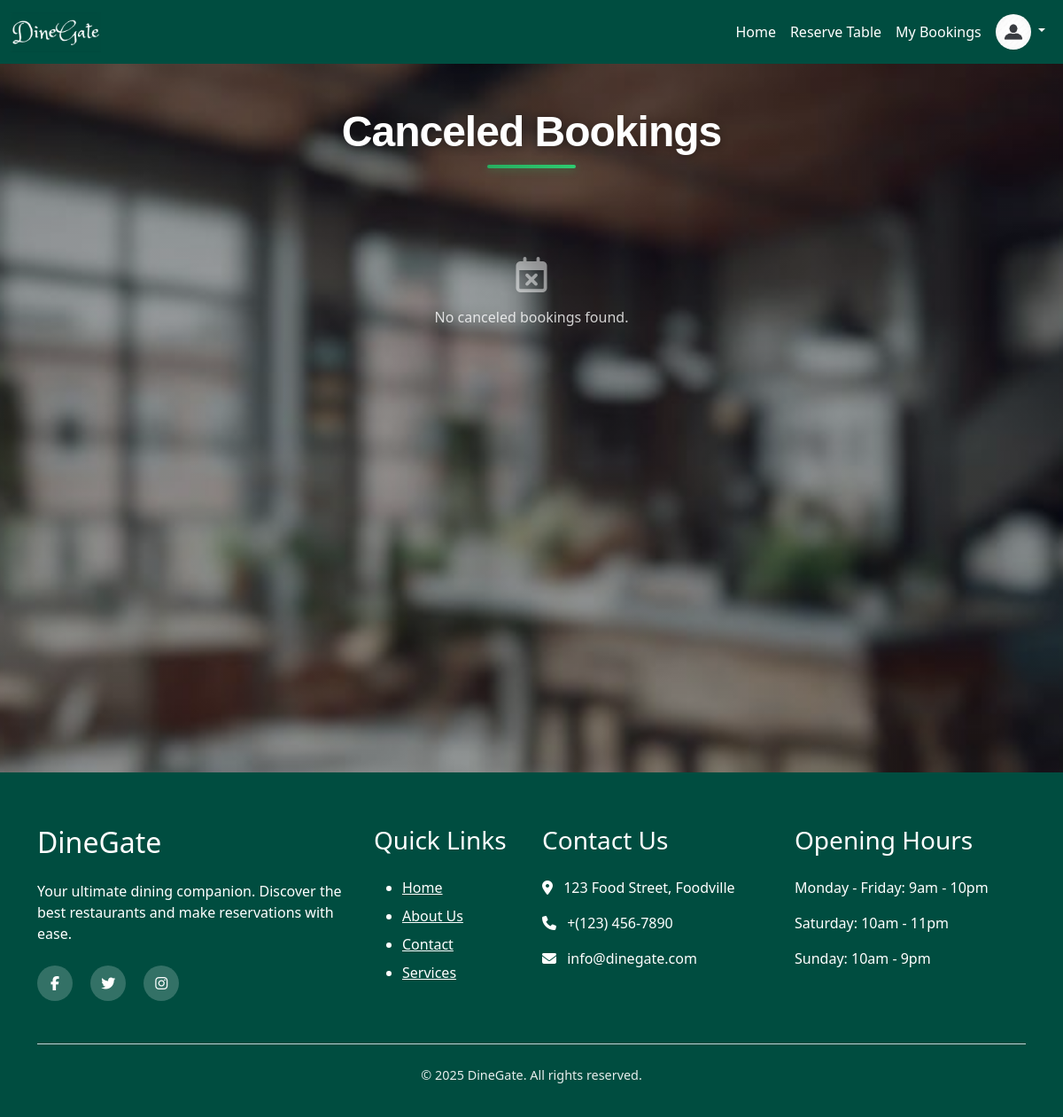
Before: /recent_cancel_booking_history_for_restaurant/1/ (signed in) with the older database file.
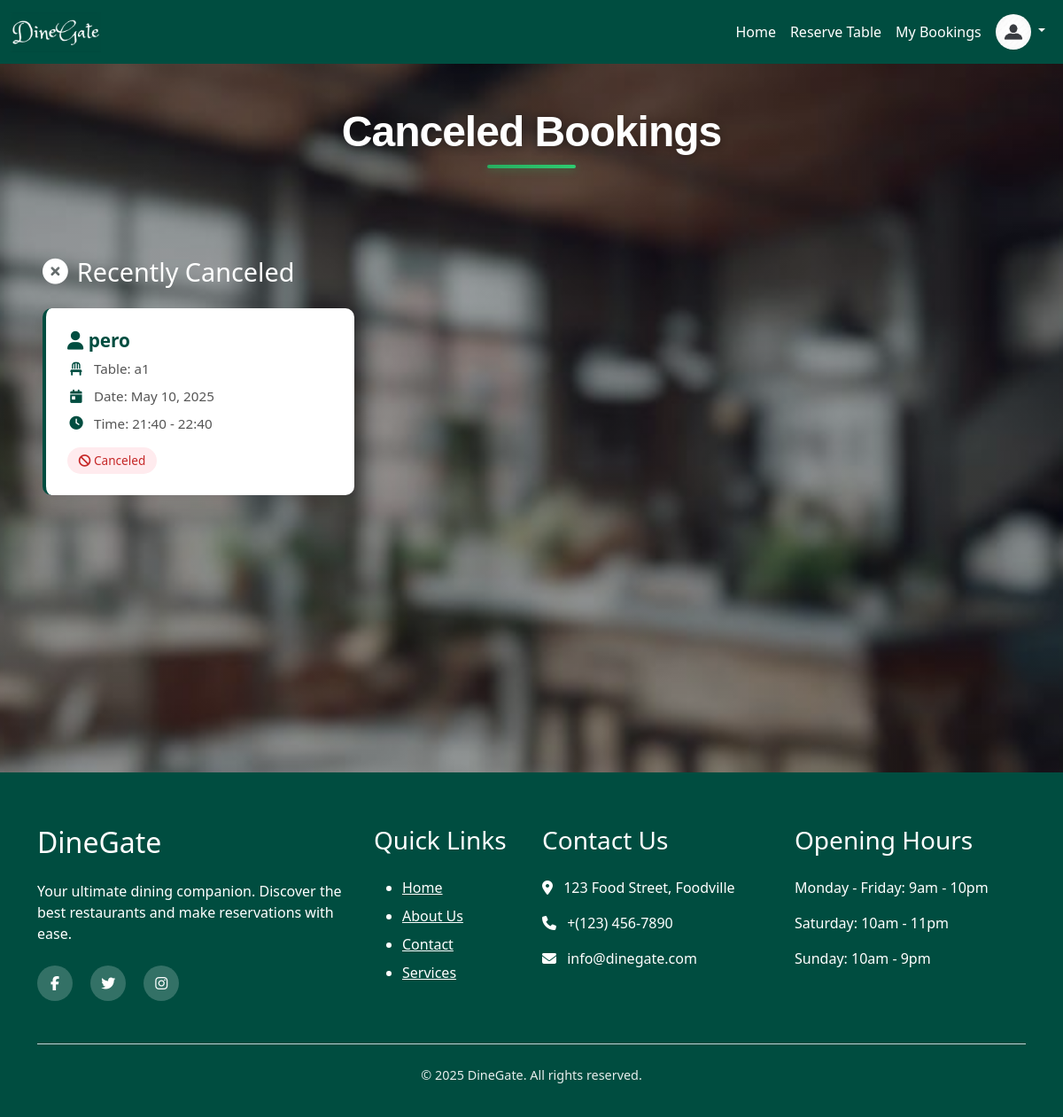
After: the same page with the newer database file.
### reservation/models.py (models this page shows, shortened)
class TableReservation(models.Model):
    user=models.ForeignKey(CustomerUser,on_delete=models.CASCADE)
    restaurant=models.ForeignKey(Restaurant ,on_delete=models.CASCADE)
    table=models.ForeignKey(Table_list ,on_delete=models.CASCADE)
    reserve_date=models.DateField()
    start_time=models.TimeField()
    end_time=models.TimeField()
    status_choice=(
        ('confirm','confirm'),
        ('cancel','cancel'),
    )
    status=models.CharField(max_length=100,choices=status_choice)
    class Meta:
        unique_together = ('user', 'table', 'reserve_date', 'start_time', 'end_time')

class Table_list(models.Model):
    restaurant=models.ForeignKey(Restaurant ,on_delete=models.CASCADE)
    table_no=models.CharField(max_length=100,blank=True,null=True)
    date=models.DateField(blank=True,null=True)
    start_time=models.TimeField(blank=True,null=True)
    end_time=models.TimeField(blank=True,null=True)
    no_of_people=models.IntegerField(blank=True,null=True)
    is_available = models.BooleanField(default=True)
    class Meta:
        unique_together = ('restaurant', 'table_no', 'date', 'start_time', 'end_time')

### account/models.py (models this page shows, shortened)
class CustomerUser(models.Model):
    user_name=models.CharField(max_length=100)
    user_email=models.EmailField(max_length=100,blank=True,null=True)
    user_contact_number=models.CharField(max_length=15,blank=True,null=True)
    user_address=models.CharField(max_length=200,blank=True,null=True)
    user_image=models.ImageField(blank=True,null=True)
    user_password=models.CharField(max_length=200,blank=True,null=True)
    role = models.CharField(max_length=20, default='customer')

### reservation/views.py (the view)
# urls.py: path('recent_cancel_booking_history_for_restaurant/<str:id>/',rv_views.recent_cancel_booking_history_for_restaurant,name='recent_cancel_booking_history_for_restaurant'),
def recent_cancel_booking_history_for_restaurant(request,id):
    restaurant = Restaurant.objects.get(pk=id)
    now = timezone.now()
    today = now.date()
    current_time = now.time()
    bookings = TableReservation.objects.filter(restaurant=restaurant).order_by('-reserve_date')
    recent_cancel=[]
    for b in bookings:
        if b.reserve_date > today or (b.reserve_date == today and b.end_time >= current_time):
            if b.status=='cancel':
              recent_cancel.append(b)
    return render(request,'reservation/recent_cancel_booking_history_for_restaurant.html',{'recent_cancel': recent_cancel })

### account/context_processors.py (called while the page is built)
def user_role(request):
    user = None
    role = None
    if request.session.get('user_id'):
        try:
            user = CustomerUser.objects.get(id=request.session['user_id'])
            role = 'customer'
        except CustomerUser.DoesNotExist:
            pass
    elif request.session.get('restaurant_id'):
        try:
            user = Restaurant.objects.get(id=request.session['restaurant_id'])
            role = 'restaurant'
        except Restaurant.DoesNotExist:
            pass
    return {
        'logged_user': user,
        'logged_role': role,
    }

### template/reservation/recent_cancel_booking_history_for_restaurant.html
{% extends 'base.html' %}
{% load static %}
{% block content %}
<div class="booking-history-container" style="
    background: linear-gradient(rgba(0, 0, 0, 0.3), rgba(0, 0, 0, 0.3)),
                url('{% static 'images/back2.jpg' %}') no-repeat center center fixed;
    background-size: cover;
    min-height: 100vh;
    padding: 3rem 1rem;
">
    <div class="content-container">
        <div class="content-header">
            <h1 class="content-title">Canceled Bookings</h1>
        </div>
    </div>
    <br>
    {% if recent_cancel %}
    <div class="booking-section">
        <h2 class="section-title">
            <i class="fas fa-times-circle"></i> Recently Canceled
        </h2>
        <div class="booking-grid">
            {% for r in recent_cancel %}
            <div class="booking-card">
                <h3 class="booking-restaurant">
                    <i class="fas fa-user"></i> {{ r.user.user_name }}
                </h3>
                <div class="booking-detail">
                    <i class="fas fa-chair"></i>
                    <span>Table: {{ r.table.table_no }}</span>
                </div>
                <div class="booking-detail">
                    <i class="fas fa-calendar-day"></i>
                    <span>Date: {{ r.reserve_date }}</span>
                </div>
                <div class="booking-detail">
                    <i class="fas fa-clock"></i>
                    <span>Time: {{ r.start_time|time:"H:i" }} - {{ r.end_time|time:"H:i" }}</span>
                </div>
                <div class="booking-status status-cancel">
                    <i class="fas fa-ban"></i> Canceled
                </div>
            </div>
            {% endfor %}
        </div>
    </div>
    {% else %}
    <div class="empty-booking">
        <i class="far fa-calendar-times"></i>
        <p>No canceled bookings found.</p>
    </div>
    {% endif %}
</div>
{% endblock %}

Changed rows visible on the page:
added TableReservation: user.user_name "pero", table.table_no "a1", reserve_date "May 10, 2025", start_time "21:40", end_time "22:40"
Other visible differences:
text no longer shown: "No canceled bookings found."
text now shown: "Recently Canceled"
